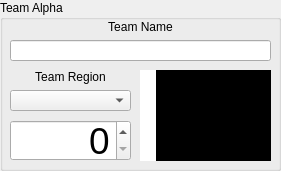
       <widget class="QGroupBox" name="TeamAlphaGroupBox">
        <property name="sizePolicy">
         <sizepolicy hsizetype="Fixed" vsizetype="Fixed">
          <horstretch>0</horstretch>
          <verstretch>0</verstretch>
         </sizepolicy>
        </property>
        <property name="minimumSize">
         <size>
          <width>281</width>
          <height>171</height>
         </size>
        </property>
        <property name="maximumSize">
         <size>
          <width>281</width>
          <height>171</height>
         </size>
        </property>
        <property name="title">
         <string>Team Alpha</string>
        </property>
        <widget class="QLabel" name="Team1Logo">
         <property name="geometry">
          <rect>
           <x>150</x>
           <y>70</y>
           <width>121</width>
           <height>91</height>
          </rect>
         </property>
         <property name="minimumSize">
          <size>
           <width>91</width>
           <height>91</height>
          </size>
         </property>
         <property name="maximumSize">
          <size>
           <width>121</width>
           <height>91</height>
          </size>
         </property>
         <property name="baseSize">
          <size>
           <width>91</width>
           <height>91</height>
          </size>
         </property>
         <property name="layoutDirection">
          <enum>Qt::LeftToRight</enum>
         </property>
         <property name="styleSheet">
          <string notr="true">background-color: rgb(0, 0, 0);</string>
         </property>
         <property name="text">
          <string>Team Logo</string>
         </property>
         <property name="scaledContents">
          <bool>false</bool>
         </property>
         <property name="alignment">
          <set>Qt::AlignCenter</set>
         </property>
        </widget>
        <widget class="QWidget" name="layoutWidget">
         <property name="geometry">
          <rect>
           <x>10</x>
           <y>70</y>
           <width>121</width>
           <height>41</height>
          </rect>
         </property>
         <layout class="QVBoxLayout" name="verticalLayout_3">
          <item>
           <widget class="QLabel" name="Team1RegionLabel">
            <property name="text">
             <string>Team Region</string>
            </property>
            <property name="alignment">
             <set>Qt::AlignCenter</set>
            </property>
           </widget>
          </item>
          <item>
           <widget class="QComboBox" name="Team1RegionCombo"/>
          </item>
         </layout>
        </widget>
        <widget class="QWidget" name="layoutWidget">
         <property name="geometry">
          <rect>
           <x>10</x>
           <y>20</y>
           <width>261</width>
           <height>41</height>
          </rect>
         </property>
         <layout class="QVBoxLayout" name="verticalLayout_2">
          <item>
           <widget class="QLabel" name="Team1NameLabel">
            <property name="text">
             <string>Team Name</string>
            </property>
            <property name="alignment">
             <set>Qt::AlignCenter</set>
            </property>
           </widget>
          </item>
          <item>
           <widget class="QLineEdit" name="Team1NameEdit"/>
          </item>
         </layout>
        </widget>
        <widget class="QSpinBox" name="Team1Score">
         <property name="geometry">
          <rect>
           <x>10</x>
           <y>120</y>
           <width>121</width>
           <height>41</height>
          </rect>
         </property>
         <property name="font">
          <font>
           <pointsize>28</pointsize>
          </font>
         </property>
         <property name="layoutDirection">
          <enum>Qt::LeftToRight</enum>
         </property>
         <property name="alignment">
          <set>Qt::AlignRight|Qt::AlignTrailing|Qt::AlignVCenter</set>
         </property>
         <property name="maximum">
          <number>9999</number>
         </property>
        </widget>
        <widget class="QLabel" name="Team1Color">
         <property name="geometry">
          <rect>
           <x>140</x>
           <y>70</y>
           <width>16</width>
           <height>91</height>
          </rect>
         </property>
         <property name="layoutDirection">
          <enum>Qt::LeftToRight</enum>
         </property>
         <property name="styleSheet">
          <string notr="true">background-color: rgb(255, 255, 255);</string>
         </property>
         <property name="text">
          <string/>
         </property>
         <property name="alignment">
          <set>Qt::AlignCenter</set>
         </property>
        </widget>
       </widget>
